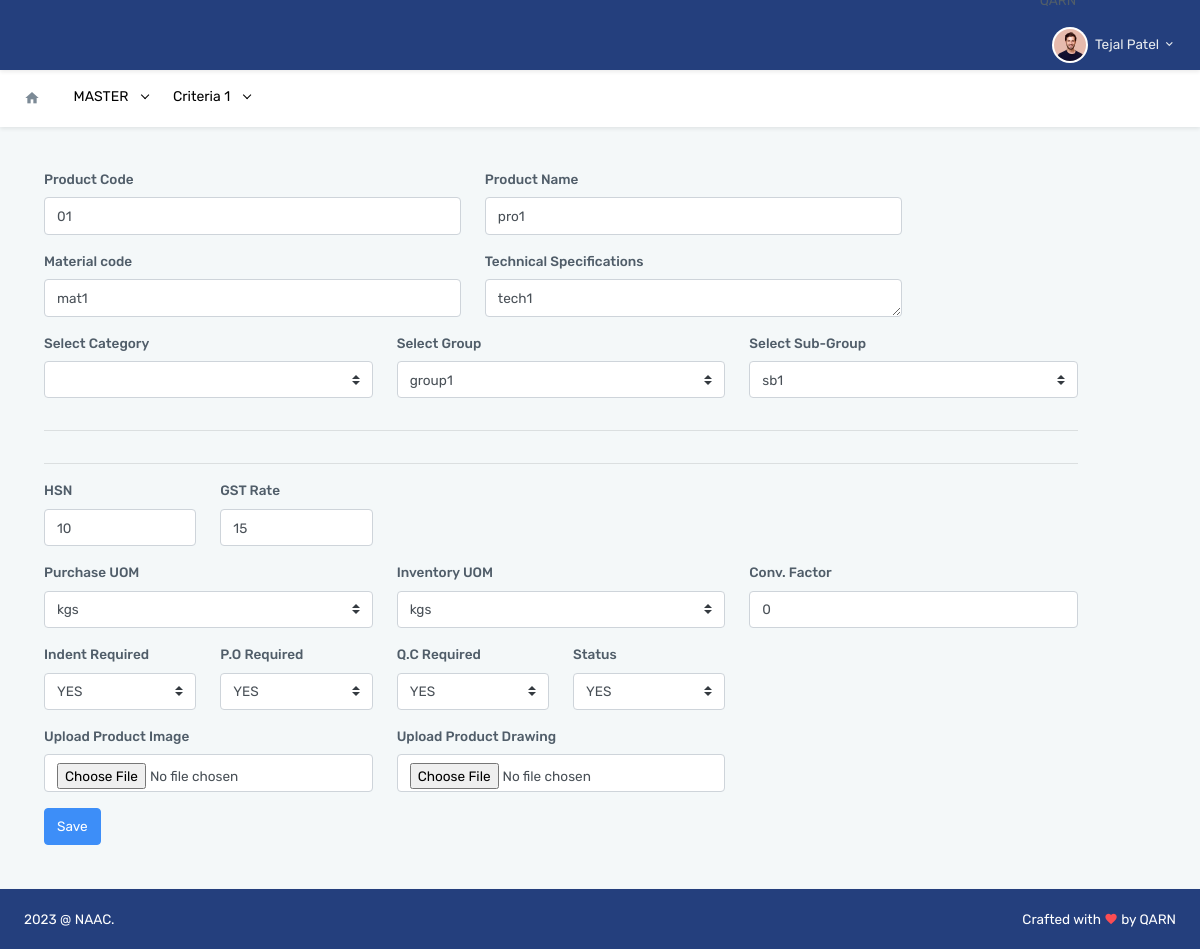
Screenshot of /edit_product.php?id=73 (signed in) with the database file from the repository.
### tables this page shows
CREATE TABLE `menu_management` (
  `id` int(11) NOT NULL,
  `menu_name` varchar(255) NOT NULL,
  `icon` varchar(255) NOT NULL,
  `accesskey` varchar(255) NOT NULL,
  `parent_id` int(11) NOT NULL DEFAULT 0 COMMENT '0 if menu is root level or menuid if this is child on any menu',
  `link` varchar(255) NOT NULL,
  `status` enum('0','1') NOT NULL DEFAULT '1' COMMENT '0 for disabled menu or 1 for enabled menu'
);

CREATE TABLE `mst_product` (
  `id` int(11) NOT NULL,
  `pro_code` varchar(25) NOT NULL,
  `pro_name` varchar(25) NOT NULL,
  `mat_code` varchar(25) NOT NULL,
  `tech_spec` varchar(200) NOT NULL,
  `cat_id` varchar(10) NOT NULL,
  `grp_id` varchar(10) NOT NULL,
  `sub_grp_id` varchar(10) NOT NULL,
  `hsn` int(11) NOT NULL,
  `gst_rate` int(11) NOT NULL,
  `purchase_uom` varchar(10) NOT NULL,
  `inventory_uom` varchar(10) NOT NULL,
  `conv_factor` varchar(25) NOT NULL,
  `indent` enum('0','1') NOT NULL,
  `po_req` enum('0','1') NOT NULL,
  `qc_req` enum('0','1') NOT NULL,
  `status` enum('0','1') NOT NULL
);

CREATE TABLE `mst_group` (
  `id` int(11) NOT NULL,
  `grp_code` varchar(100) NOT NULL,
  `grp_name` varchar(20) NOT NULL,
  `prefix` varchar(10) NOT NULL,
  `status` enum('0','1') NOT NULL,
  `cat_id` int(11) NOT NULL
);

CREATE TABLE `mst_sub_group` (
  `id` int(11) NOT NULL,
  `sub_grp_name` varchar(20) NOT NULL,
  `sub_grp_code` int(11) NOT NULL,
  `cat_id` int(11) NOT NULL,
  `grp_id` int(11) NOT NULL,
  `prefix` varchar(10) NOT NULL,
  `status` enum('0','1') NOT NULL
);

CREATE TABLE `uom` (
  `id` int(11) NOT NULL,
  `uom_name` varchar(200) NOT NULL,
  `status` varchar(11) NOT NULL
);

### edit_product.php (the view, shortened to what the rows shown need)
<?php
include_once("include/db_connect.php");
?>
<?php
$id = $_REQUEST['id'];
$sql = "SELECT * FROM mst_product WHERE id = '".$id."'";
$result = mysqli_query($conn,$sql);
$record = mysqli_fetch_array($result,MYSQLI_BOTH);
?>
<!doctype html>
<html lang="en"> <?php include("include/head.php");?><script type="text/javascript" src="assets/script/crud.js"></script>
  <body data-topbar="dark" data-layout="horizontal" data-layout-size="boxed">
    <div id="layout-wrapper"> <?php include("include/header.php");?> <div class="main-content">
        <div class="page-content">
          <div class="container-fluid">
            <div class="row">
              <div class="col-12">
                <div class="page-title-box d-flex align-items-center justify-content-between">
                  <div class="page-title-right">
                    <ol class="breadcrumb m-0">
                          <div class="card-body">
                                <form class="" id="edit_product_form" novalidate>
                              <div class="row">
                                    <div class="col-md-5 mb-3">
                                      <label for="validationCustom01">Product Code</label>
                                      <input type="text" class="form-control" id="pro_code" placeholder="Product Code" name="pro_code" value ="<?php echo $record["pro_code"];?>" onblur="validate_num_Input(this)">
                                    </div>
                                    <div class="col-md-5 mb-3">
                                      <label for="validationCustom01">Product Name</label>
                                      <input type="text" class="form-control" id="pro_name" placeholder="Product name" name="pro_name" value ="<?php echo $record["pro_name"];?>" onblur="validate_name_Input(this)">
                                    </div>
                                    <div class="col-md-5 mb-3">
                                      <label for="validationCustom01">Material code</label>
                                      <input type="text" class="form-control" id="mat_code" placeholder="Material Code" value ="<?php echo $record["mat_code"];?>" name="mat_code">
                                    </div>
                                    <div class="col-md-5 mb-3">
                                      <label for="validationCustom01">Technical Specifications</label>
                                      <textarea class="form-control" id="tech_spec" placeholder="Technical Specifications" name="tech_spec"  rows="1" cols="50" onblur="validate_name_Input(this)"><?php echo $record["tech_spec"];?></textarea>
                                    </div>
                              </div>
                              <div class="row">
                                       <div class="col-md-4 mb-3">
                                       <label for="validationCustom01" id="gs">Select Group</label>
                                       <select name="grp_id" id="grp_id" class="custom-select">
                                       <?php
                                       $qry = "SELECT * FROM mst_group WHERE cat_id = '".$record["cat_id"]."'";
                                       $res = mysqli_query($conn, $qry);
                                       while($name = mysqli_fetch_array($res,MYSQLI_BOTH)){
                                       ?>
                                       <option value="<?php echo $name["id"];?>"<?php if ($record["grp_id"]==$name["id"]) {
                                          echo "selected = 'selected'";
                                        } ?>><?php echo $name["grp_name"];?></option>
                                        <?php
                                        }
                                     ?>
                                    </select>
                                  </div>
                                       <div class="col-md-4 mb-3">
                                       <label for="validationCustom01" id = "sg">Select Sub-Group</label>
                                       <select name="sub_grp_id" id="sub_grp_id" class="custom-select">
                                        <?php
                                       $qry = "SELECT * FROM mst_sub_group WHERE grp_id = '".$record["grp_id"]."'";
                                       $res = mysqli_query($conn, $qry);
                                       while($name = mysqli_fetch_array($res,MYSQLI_BOTH)){
                                       ?>
                                       <option value="<?php echo $name["id"];?>"<?php if ($record["sub_grp_id"]==$name["id"]) {
                                          echo "selected = 'selected'";
                                        } ?>><?php echo $name["sub_grp_name"];?></option>
                                        <?php
                                        }
                                     ?>
                                    </select>
                                  </div>
                                </div>
                                <div class="row">
                                    <div class="col-md-2 mb-3">
                                      <label for="validationCustom01">HSN</label>
                                      <input type="text" class="form-control" id="hsn" placeholder="HSN" name="hsn" value ="<?php echo $record["hsn"];?>">
                                    </div>
                                    <div class="col-md-2 mb-3">
                                      <label for="validationCustom01">GST Rate</label>
                                      <input type="text" class="form-control" id="gst_rate" placeholder="GST Rate" name="gst_rate" value ="<?php echo $record["gst_rate"];?>">
                                    </div>
                              </div>
                              <div class="row">
                                      <div class="col-md-4 mb-3">
                                       <label for="validationCustom01">Purchase UOM</label>
                                       <select name="purchase_uom" id="purchase_uom" class="custom-select">
                                       <?php
                                       $qry = "SELECT * FROM uom";
                                       $res = mysqli_query($conn, $qry);
                                       while($name = mysqli_fetch_array($res,MYSQLI_BOTH)){
                                       ?>
                                       <option value="<?php echo $name["id"];?>"<?php if ($record["purchase_uom"]==$name["id"]) {
                                          echo "selected = 'selected'";
                                        } ?>><?php echo $name["uom_name"];?></option>
                                        <?php
                                        }
                                     ?>
                                    </select>
                                  </div>
                                       <div class="col-md-4 mb-3">
                                       <label for="validationCustom01">Inventory UOM</label>
                                       <select name="inventory_uom" id="inventory_uom" class="custom-select">
                                       <?php
                                       $qry = "SELECT * FROM uom";
                                       $res = mysqli_query($conn, $qry);
                                       while($name = mysqli_fetch_array($res,MYSQLI_BOTH)){
                                       ?>
                                       <option value="<?php echo $name["id"];?>"<?php if ($record["inventory_uom"]==$name["id"]) {
                                          echo "selected = 'selected'";
                                        } ?>><?php echo $name["uom_name"];?></option>
                                        <?php
                                        }
                                     ?>
                                    </select>
                                  </div>
                                  <div class="col-md-4 mb-3">
                                       <label for="validationCustom01">Conv. Factor</label>
                                       <input type="text" class="form-control" id="conv_factor" placeholder="Conv. Factor" name="conv_factor" value ="<?php echo $record["conv_factor"];?>">
                                  </div>
                              </div>
                            </form>
                     </div>
                  </div>
                </div>
              </div>
            </div>
            </div>
        </div>
      </div>
        <?php include('include/javascript_library.php');?>
    </div>
  </body>
</html>

### include/header.php (shortened to what the rows shown need)
<?php
   $gsa = "select * from tbl_users where id= '".$_SESSION['id']."'";
   $er = mysqli_query($conn,$gsa);
   $err = mysqli_fetch_assoc($er);
   $checkbox_array = explode(",", $err['show_menu']);
?>
<?php include('crud_permission.php');?>
<div class="topnav">
  <div class="container-fluid">
    <nav class="navbar navbar-light navbar-expand-lg topnav-menu">
      <div class="collapse navbar-collapse" id="topnav-menu-content">
        <ul class="navbar-nav">
			<?php   $fetch_menu     = "SELECT * FROM menu_management where status='1' AND parent_id = '0'";
			$fetch_menu_res = mysqli_query($conn,$fetch_menu);
			while($fetch_main_menu = mysqli_fetch_array($fetch_menu_res)){
			$fetchsub_menu     = "SELECT * FROM menu_management where status='1' AND parent_id = '".$fetch_main_menu['id']."'";
			$fetchsub_menu_res = mysqli_query($conn,$fetchsub_menu);
			 $fetchsub_menu_res_num = mysqli_num_rows($fetchsub_menu_res);
			if(!in_array($fetch_main_menu['id'], $checkbox_array)){
			$dt = "none";
			}
			else{
			$dt = "";
			}
			?>
		<li class="nav-item dropdown <?php if($fetchsub_menu_res_num < 14){echo "";}else{echo "mega-dropdown";}?>" style="display:<?php echo $dt; ?>">
					<?php
			if(in_array($fetch_main_menu['id'], $checkbox_array)) {
			?>
			<a style=" color:#000000 !important; font-weight:400" class="nav-link dropdown-toggle arrow-none" href="<?php echo $fetch_main_menu['link']; ?>" id="topnav-layout" role="button"
                                        data-toggle="dropdown" aria-haspopup="true" aria-expanded="false"> <?php echo $fetch_main_menu['menu_name']; ?>
			<div class="arrow-down"></div>
			</a>
			<?php
			}
			?>
          </li>
		  <?php
			}
			?>
        </ul>
      </div>
    </nav>
  </div>
</div>

### rows the page displays
menu_management: menu_name "MASTER"
menu_management: menu_name "Criteria 1"
mst_product: pro_code "01", pro_name "pro1", mat_code "mat1", tech_spec "tech1", grp_id "group1", sub_grp_id "sb1", hsn "10", gst_rate "15", purchase_uom "kgs", inventory_uom "kgs", conv_factor "0"

### other values shown
$_SESSION['user_name'] "Tejal Patel"
